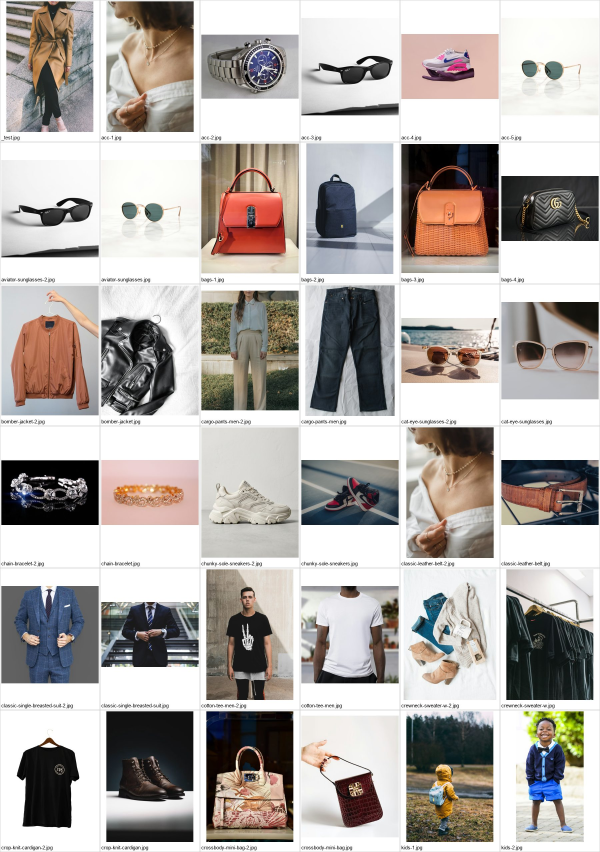
#> input picture public/images/review/sheet_000.jpg, 1800 x 2556 px, given as the content of the folder D:/A_Footages/alpha-shop/Front/public/images/products, which was not available (shown at 1/3 size)
$ python make_sheets.py
#> lines starting #> are read from the running program, lines starting #| are printed output that depends on the picture; pictures that were not available may be replaced by others from this repository, and a replacement may not be noted
import os, sys
from PIL import Image, ImageDraw, ImageFont

SRC = r"D:\A_Footages\alpha-shop\Front\public\images\products"
OUT = r"D:\A_Footages\alpha-shop\public\images\review"

files = sorted(f for f in os.listdir(SRC) if f.lower().endswith(('.jpg', '.jpeg', '.png', '.webp')))
COLS = 6
TW, TH, LABEL_H = 300, 400, 26
BATCH = int(sys.argv[1]) if len(sys.argv) > 1 else 36

os.makedirs(OUT, exist_ok=True)
try:
    font = ImageFont.truetype("arial.ttf", 15)
except Exception:
    font = ImageFont.load_default()

for batch_start in range(0, len(files), BATCH):
    batch = files[batch_start:batch_start + BATCH]
    rows = (len(batch) + COLS - 1) // COLS
    sheet = Image.new("RGB", (COLS * TW, rows * (TH + LABEL_H)), "white")
#> sheet: PIL image 1800x426 RGB; every value is 255
    draw = ImageDraw.Draw(sheet)
    for i, name in enumerate(batch):
        r, c = divmod(i, COLS)
        x, y = c * TW, r * (TH + LABEL_H)
        try:
            im = Image.open(os.path.join(SRC, name)).convert("RGB")
#> im is the input picture: PIL image 1800x2556 RGB; mean R, G, B 178.7, 173.4, 169.8
            im.thumbnail((TW - 8, TH - 8))
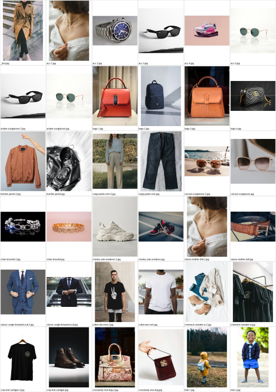
#> im: PIL image 276x392 RGB; mean R, G, B 178.5, 173.2, 169.6
            sheet.paste(im, (x + (TW - im.width) // 2, y + (TH - im.height) // 2))
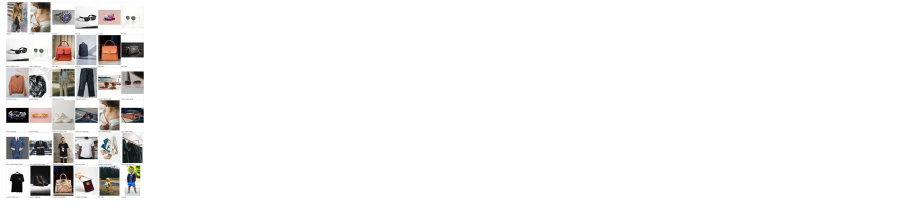
#> sheet: PIL image 1800x426 RGB (shown at 1/2 size); mean R, G, B 244.2, 243.5, 243
        except Exception as e:
            draw.text((x + 10, y + 10), f"ERR {e}", fill="red", font=font)
        draw.text((x + 4, y + TH + 4), name[:44], fill="black", font=font)
        draw.rectangle([x, y, x + TW - 1, y + TH + LABEL_H - 1], outline="#cccccc")
    out_path = os.path.join(OUT, f"sheet_{batch_start:03d}.jpg")
    sheet.save(out_path, quality=82)
    print(out_path, f"items {batch_start}-{batch_start+len(batch)-1}")

$ run again, on public/images/review/sheet_144.jpg
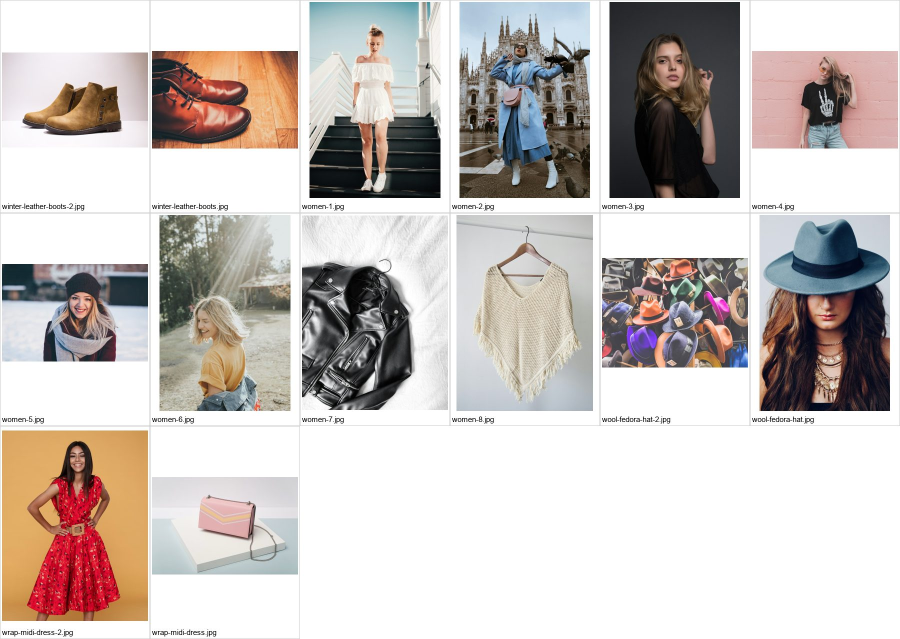
#> input picture public/images/review/sheet_144.jpg, 1800 x 1278 px, given as the content of the folder D:/A_Footages/alpha-shop/Front/public/images/products, which was not available (shown at 1/2 size)
#> im is the input picture: PIL image 1800x1278 RGB; mean R, G, B 200.4, 193.1, 189.7
#> `im.thumbnail((TW - 8, TH - 8))`:
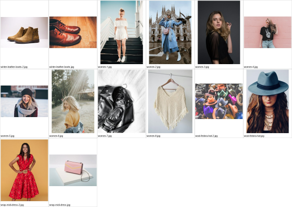
#> im: PIL image 292x207 RGB; mean R, G, B 200.3, 192.9, 189.5
#> `sheet.paste(im, (x + (TW - im.width) // 2, y + (TH - im.height) // 2))`:
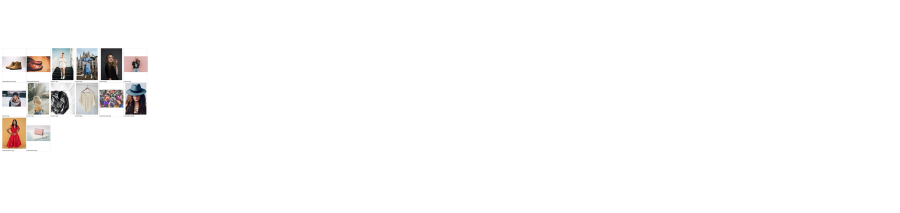
#> sheet: PIL image 1800x426 RGB (shown at 1/2 size); mean R, G, B 250.7, 250.1, 249.8
